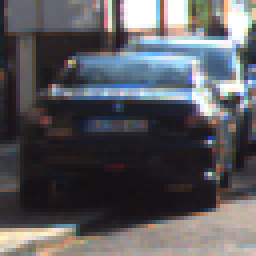
#> input picture training_data/vehicles/KITTI_extracted/1037.png, 64 x 64 px (shown 4 times larger); its folder holds 4 pictures in this run
$ python pipeline.py   (older library calls are emulated)
#> lines starting #> are read from the running program, lines starting #| are printed output that depends on the picture
#!/usr/bin/python

import cv2
import numpy as np
import os
import time
import matplotlib.pyplot as plt
from skimage.feature import hog
from sklearn.svm import LinearSVC
from sklearn.preprocessing import StandardScaler
from sklearn.cross_validation import train_test_split
from moviepy.editor import VideoFileClip
from scipy.ndimage.measurements import label

global svc
global scaler

#test_data_dir = 'test_images'
#test_data_dir = 'training_data/non-vehicles/GTI'
test_data_dir = 'training_data/vehicles/KITTI_extracted'
classifier_data_dir = 'training_data'
vehicle_data = os.path.join(classifier_data_dir, 'vehicles/KITTI_extracted')
non_vehicle_data = os.path.join(classifier_data_dir, 'non-vehicles/GTI')

classifier_labels = {1: 'car', 0: 'not-car'}

def add_heat(heatmap, box):
    heatmap[box[0][1]:box[1][1], box[0][0]:box[1][0]] += 1
    return heatmap

# [27 lines left out: functions draw_labeled_bboxes, apply_threshold, draw_boxes, not called in this run]

def extract_features(bgr_img, viz = False):
    gray = cv2.cvtColor(bgr_img, cv2.COLOR_BGR2GRAY)
    hog_features, feature_img = hog(gray, orientations = 9, pixels_per_cell=(8, 8),
            cells_per_block = (2, 2), visualise = True, feature_vector = True, block_norm="L2-Hys")
    if viz:
        plt.subplot(2,1,1)
        plt.imshow(cv2.cvtColor(bgr_img, cv2.COLOR_BGR2RGB))
        plt.subplot(2,1,2)
        plt.imshow(feature_img)
        plt.show()
    return hog_features.ravel()

# [100 lines left out: functions train_model, sliding_window, testPipeline, not called in this run]

if __name__ == '__main__':
    global svc
    global scaler

    vehicle_features = []
    non_vehicle_features = []

    print("Loading features..")
    for img_name in os.listdir(vehicle_data):
        bgr_img = cv2.imread(os.path.join(vehicle_data, img_name))
#> bgr_img is the input picture: shape (64, 64, 3); mean B, G, R 93.8, 89.6, 90
        if bgr_img is not None:
            vehicle_features.append(extract_features(bgr_img))
#> in extract_features, `gray = cv2.cvtColor(bgr_img, cv2.COLOR_BGR2GRAY)`:
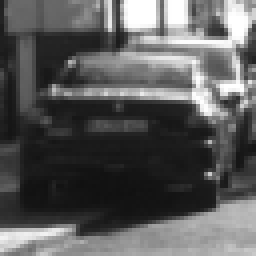
#> gray: shape (64, 64) (shown 4 times larger); min 17, max 255, mean 90.2
#> in extract_features, `hog_features, feature_img = hog(gray, orientations = 9, pixels_per_cel..`: hog_features = 1764 values, max 0.567 at index 1318, min 0 at index 70, mean 0.118
#> pass 2 of the loop `for img_name in os.listdir(vehicle_data):`:
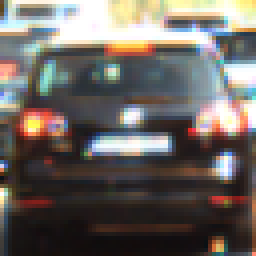
#> input picture training_data/vehicles/KITTI_extracted/1074.png, 64 x 64 px (shown 4 times larger)
#> bgr_img is the input picture: shape (64, 64, 3); mean B, G, R 97.2, 102.1, 108.2
#> in extract_features (call 2), `gray = cv2.cvtColor(bgr_img, cv2.COLOR_BGR2GRAY)`:
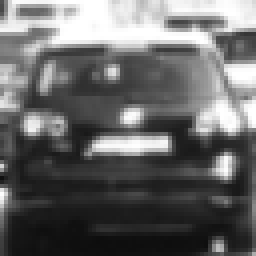
#> gray: shape (64, 64) (shown 4 times larger); min 13, max 255, mean 103.3
#> hog_features = 1764 values, max 0.606 at index 400, min 0 at index 6, mean 0.121
#> pass 3 of the loop `for img_name in os.listdir(vehicle_data):`:
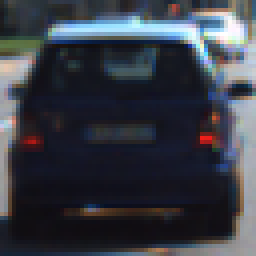
#> input picture training_data/vehicles/KITTI_extracted/1091.png, 64 x 64 px (shown 4 times larger)
#> bgr_img is the input picture: shape (64, 64, 3); mean B, G, R 69.3, 60.3, 56.9
#> in extract_features (call 3), `gray = cv2.cvtColor(bgr_img, cv2.COLOR_BGR2GRAY)`:
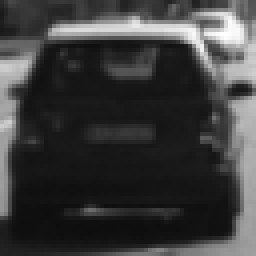
#> gray: shape (64, 64) (shown 4 times larger); min 13, max 255, mean 60.3
#> hog_features = 1764 values, max 0.614 at index 328, min 0 at index 26, mean 0.107
#> the loop made 4 passes; the first 3 are shown

    print("Loaded vehicle features {}".format(len(vehicle_features)))
#> (the run stopped early here; a loop or call above may not have finished)
